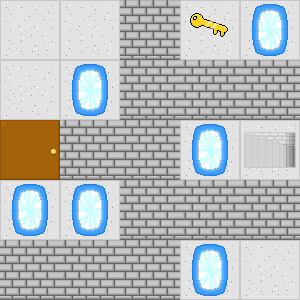

A 2D game scene composited from a Tiled map and its tileset images. What follows is a short description and the map's XML, with every tile layer's data as written:
An orthogonal 5x5 tile map with 60x60 px tiles, 3 tile layers (Hidden Traps, Floor, Objects).

<map version="1.2" tiledversion="1.2.3" orientation="orthogonal" renderorder="right-down" width="5" height="5" tilewidth="60" tileheight="60" infinite="0" nextlayerid="4" nextobjectid="1">
 <tileset firstgid="1" source="../data/objects.tsx" />
 <layer id="3" name="Hidden Traps" width="5" height="5">
  <data encoding="csv">
0,0,0,0,0,
0,0,0,0,0,
0,0,0,0,0,
0,0,0,0,0,
0,0,0,0,0
</data>
 </layer>
 <layer id="1" name="Floor" width="5" height="5">
  <data encoding="csv">
2,2,2,2,2,
2,2,2,2,2,
2,2,2,2,2,
2,2,2,2,2,
2,2,2,2,2
</data>
 </layer>
 <layer id="2" name="Objects" width="5" height="5">
  <data encoding="csv">
0,0,5,3,4,
0,4,5,5,5,
1,5,5,4,7,
4,4,5,5,5,
5,5,5,4,0
</data>
 </layer>
</map>
